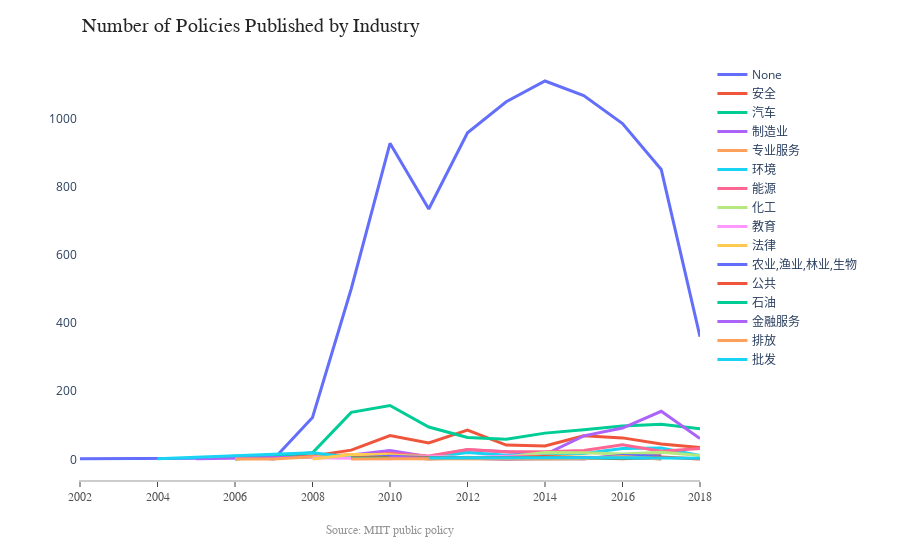

This figure's notebook cell:
### Code cell
fig.show()

### Figure 1 — Plotly figure (JSON) as saved in the notebook; plotly's stock layout.template omitted (floating-point values rounded to 4 significant figures)
{"data": [{"hoverinfo": "x+y+name", "line": {"width": 3}, "mode": "lines", "name": "None", "type": "scatter", "x": ["2002", "2003", "2004", "2005", "2006", "2007", "2008", "2009", "2010", "2011", "2012", "2013", "2014", "2015", "2016", "2017", "2018"], "y": [2, 2, 2, 3, 9, 1, 123, 501, 928, 735, 959, 1050, 1111, 1068, 986, 851, 360]}, {"hoverinfo": "x+y+name", "line": {"width": 3}, "mode": "lines", "name": "安全", "type": "scatter", "x": ["2006", "2008", "2009", "2010", "2011", "2012", "2013", "2014", "2015", "2016", "2017", "2018"], "y": [2, 10, 27, 70, 48, 86, 42, 39, 69, 63, 45, 35]}, {"hoverinfo": "x+y+name", "line": {"width": 3}, "mode": "lines", "name": "汽车", "type": "scatter", "x": ["2006", "2008", "2009", "2010", "2011", "2012", "2013", "2014", "2015", "2016", "2017", "2018"], "y": [1, 19, 138, 158, 95, 64, 59, 77, 87, 98, 103, 90]}, {"hoverinfo": "x+y+name", "line": {"width": 3}, "mode": "lines", "name": "制造业", "type": "scatter", "x": ["2005", "2008", "2009", "2010", "2011", "2012", "2013", "2014", "2015", "2016", "2017", "2018"], "y": [2, 7, 13, 26, 8, 28, 22, 14, 69, 92, 141, 61]}, {"hoverinfo": "x+y+name", "line": {"width": 3}, "mode": "lines", "name": "专业服务", "type": "scatter", "x": ["2006", "2007", "2009", "2010", "2011", "2012", "2013", "2014", "2015", "2016", "2017"], "y": [1, 1, 14, 6, 2, 6, 2, 5, 2, 11, 13]}, {"hoverinfo": "x+y+name", "line": {"width": 3}, "mode": "lines", "name": "环境", "type": "scatter", "x": ["2004", "2008", "2009", "2010", "2011", "2012", "2013", "2014", "2015", "2016", "2017", "2018"], "y": [2, 19, 6, 15, 5, 20, 12, 14, 17, 32, 33, 11]}, {"hoverinfo": "x+y+name", "line": {"width": 3}, "mode": "lines", "name": "能源", "type": "scatter", "x": ["2009", "2010", "2011", "2012", "2013", "2014", "2015", "2016", "2017", "2018"], "y": [10, 18, 10, 29, 22, 22, 26, 43, 24, 32]}, {"hoverinfo": "x+y+name", "line": {"width": 3}, "mode": "lines", "name": "化工", "type": "scatter", "x": ["2009", "2010", "2011", "2012", "2013", "2014", "2015", "2016", "2017", "2018"], "y": [3, 11, 8, 5, 7, 20, 19, 16, 21, 11]}, {"hoverinfo": "x+y+name", "line": {"width": 3}, "mode": "lines", "name": "教育", "type": "scatter", "x": ["2008", "2010", "2011", "2012", "2013", "2014", "2015", "2016", "2017"], "y": [5, 2, 9, 5, 9, 9, 2, 6, 5]}, {"hoverinfo": "x+y+name", "line": {"width": 3}, "mode": "lines", "name": "法律", "type": "scatter", "x": ["2008", "2009", "2010", "2011", "2012", "2013", "2014", "2015", "2016", "2017"], "y": [1, 14, 14, 1, 5, 2, 9, 7, 4, 8]}, {"hoverinfo": "x+y+name", "line": {"width": 3}, "mode": "lines", "name": "农业,渔业,林业,生物", "type": "scatter", "x": ["2009", "2010", "2011", "2012", "2013", "2014", "2015", "2016", "2017"], "y": [4, 9, 5, 2, 1, 2, 2, 11, 10]}, {"hoverinfo": "x+y+name", "line": {"width": 3}, "mode": "lines", "name": "公共", "type": "scatter", "x": ["2009", "2010", "2011", "2012", "2013", "2014", "2015", "2016", "2017", "2018"], "y": [5, 6, 6, 3, 5, 8, 5, 2, 7, 1]}, {"hoverinfo": "x+y+name", "line": {"width": 3}, "mode": "lines", "name": "石油", "type": "scatter", "x": ["2009", "2010", "2012", "2013", "2015", "2016", "2017"], "y": [3, 4, 4, 4, 4, 5, 2]}, {"hoverinfo": "x+y+name", "line": {"width": 3}, "mode": "lines", "name": "金融服务", "type": "scatter", "x": ["2010", "2011", "2012", "2013", "2016", "2017"], "y": [7, 2, 3, 1, 7, 2]}, {"hoverinfo": "x+y+name", "line": {"width": 3}, "mode": "lines", "name": "排放", "type": "scatter", "x": ["2009", "2010", "2014", "2015", "2016", "2017"], "y": [1, 2, 1, 2, 8, 1]}, {"hoverinfo": "x+y+name", "line": {"width": 3}, "mode": "lines", "name": "批发", "type": "scatter", "x": ["2011", "2016", "2018"], "y": [4, 5, 3]}], "layout": {"annotations": [{"font": {"color": "rgb(37,37,37)", "family": "Arial", "size": 20}, "showarrow": false, "text": "Number of Policies Published by Industry", "x": 0, "xanchor": "left", "xref": "paper", "y": 1.05, "yanchor": "bottom", "yref": "paper"}, {"font": {"color": "rgb(150,150,150)", "family": "Arial", "size": 12}, "showarrow": false, "text": "Source: MIIT public policy", "x": 0.5, "xanchor": "center", "xref": "paper", "y": -0.1, "yanchor": "top", "yref": "paper"}], "autosize": false, "hovermode": "closest", "margin": {"autoexpand": false, "l": 80, "r": 200, "t": 60}, "plot_bgcolor": "white", "showlegend": true, "xaxis": {"linecolor": "rgb(204, 204, 204)", "linewidth": 2, "showgrid": true, "showline": true, "showticklabels": true, "tickfont": {"color": "rgb(82, 82, 82)", "family": "Arial", "size": 12}, "ticks": "outside", "zeroline": false}, "yaxis": {"showgrid": true, "showline": true, "showticklabels": true, "ticks": "", "zeroline": true}}}
